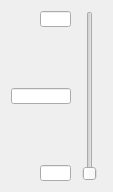
  <widget class="QWidget" name="layoutWidget">
   <property name="geometry">
    <rect>
     <x>612</x>
     <y>580</y>
     <width>95</width>
     <height>172</height>
    </rect>
   </property>
   <layout class="QHBoxLayout" name="horizontalLayout_8">
    <item>
     <layout class="QVBoxLayout" name="verticalLayout_17">
      <item>
       <widget class="SFLineEdit" name="unit4MaxCritDevLineEdit">
        <property name="sizePolicy">
         <sizepolicy hsizetype="Fixed" vsizetype="Fixed">
          <horstretch>0</horstretch>
          <verstretch>0</verstretch>
         </sizepolicy>
        </property>
        <property name="minimumSize">
         <size>
          <width>31</width>
          <height>16</height>
         </size>
        </property>
        <property name="maximumSize">
         <size>
          <width>31</width>
          <height>16</height>
         </size>
        </property>
        <property name="font">
         <font>
          <pointsize>8</pointsize>
         </font>
        </property>
        <property name="layoutDirection">
         <enum>Qt::RightToLeft</enum>
        </property>
        <property name="alignment">
         <set>Qt::AlignRight|Qt::AlignTrailing|Qt::AlignVCenter</set>
        </property>
       </widget>
      </item>
      <item>
       <spacer name="verticalSpacer_7">
        <property name="orientation">
         <enum>Qt::Vertical</enum>
        </property>
        <property name="sizeHint" stdset="0">
         <size>
          <width>20</width>
          <height>40</height>
         </size>
        </property>
       </spacer>
      </item>
      <item>
       <widget class="SFLineEdit" name="unit4CritDevLineEdit">
        <property name="sizePolicy">
         <sizepolicy hsizetype="Fixed" vsizetype="Fixed">
          <horstretch>0</horstretch>
          <verstretch>0</verstretch>
         </sizepolicy>
        </property>
        <property name="minimumSize">
         <size>
          <width>60</width>
          <height>16</height>
         </size>
        </property>
        <property name="maximumSize">
         <size>
          <width>60</width>
          <height>16</height>
         </size>
        </property>
        <property name="font">
         <font>
          <pointsize>8</pointsize>
         </font>
        </property>
        <property name="alignment">
         <set>Qt::AlignRight|Qt::AlignTrailing|Qt::AlignVCenter</set>
        </property>
       </widget>
      </item>
      <item>
       <spacer name="verticalSpacer_8">
        <property name="orientation">
         <enum>Qt::Vertical</enum>
        </property>
        <property name="sizeHint" stdset="0">
         <size>
          <width>20</width>
          <height>40</height>
         </size>
        </property>
       </spacer>
      </item>
      <item>
       <widget class="SFLineEdit" name="unit4MinCritDevLineEdit">
        <property name="sizePolicy">
         <sizepolicy hsizetype="Fixed" vsizetype="Fixed">
          <horstretch>0</horstretch>
          <verstretch>0</verstretch>
         </sizepolicy>
        </property>
        <property name="minimumSize">
         <size>
          <width>31</width>
          <height>16</height>
         </size>
        </property>
        <property name="maximumSize">
         <size>
          <width>31</width>
          <height>16</height>
         </size>
        </property>
        <property name="font">
         <font>
          <pointsize>8</pointsize>
         </font>
        </property>
        <property name="layoutDirection">
         <enum>Qt::RightToLeft</enum>
        </property>
        <property name="alignment">
         <set>Qt::AlignRight|Qt::AlignTrailing|Qt::AlignVCenter</set>
        </property>
       </widget>
      </item>
     </layout>
    </item>
    <item>
     <widget class="QSlider" name="unit4CritDevSlider">
      <property name="sizePolicy">
       <sizepolicy hsizetype="Fixed" vsizetype="Fixed">
        <horstretch>0</horstretch>
        <verstretch>0</verstretch>
       </sizepolicy>
      </property>
      <property name="minimumSize">
       <size>
        <width>25</width>
        <height>170</height>
       </size>
      </property>
      <property name="maximumSize">
       <size>
        <width>25</width>
        <height>170</height>
       </size>
      </property>
      <property name="orientation">
       <enum>Qt::Vertical</enum>
      </property>
     </widget>
    </item>
   </layout>
  </widget>
